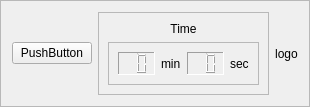
       <widget class="QFrame" name="menuFrame">
        <property name="frameShape">
         <enum>QFrame::StyledPanel</enum>
        </property>
        <property name="frameShadow">
         <enum>QFrame::Raised</enum>
        </property>
        <layout class="QHBoxLayout" name="horizontalLayout">
         <item>
          <widget class="QPushButton" name="gameMenu">
           <property name="text">
            <string>PushButton</string>
           </property>
          </widget>
         </item>
         <item>
          <widget class="QFrame" name="timerFrame">
           <property name="frameShape">
            <enum>QFrame::StyledPanel</enum>
           </property>
           <property name="frameShadow">
            <enum>QFrame::Raised</enum>
           </property>
           <layout class="QVBoxLayout" name="verticalLayout_4">
            <item>
             <widget class="QLabel" name="label">
              <property name="text">
               <string>Time</string>
              </property>
              <property name="alignment">
               <set>Qt::AlignCenter</set>
              </property>
             </widget>
            </item>
            <item>
             <widget class="QFrame" name="frame">
              <property name="frameShape">
               <enum>QFrame::StyledPanel</enum>
              </property>
              <property name="frameShadow">
               <enum>QFrame::Raised</enum>
              </property>
              <layout class="QHBoxLayout" name="horizontalLayout_3">
               <item>
                <widget class="QLCDNumber" name="timeMin">
                 <property name="frameShape">
                  <enum>QFrame::Panel</enum>
                 </property>
                 <property name="frameShadow">
                  <enum>QFrame::Sunken</enum>
                 </property>
                 <property name="digitCount">
                  <number>2</number>
                 </property>
                 <property name="segmentStyle">
                  <enum>QLCDNumber::Filled</enum>
                 </property>
                </widget>
               </item>
               <item>
                <widget class="QLabel" name="min">
                 <property name="text">
                  <string>min</string>
                 </property>
                </widget>
               </item>
               <item>
                <widget class="QLCDNumber" name="timeSec">
                 <property name="frameShape">
                  <enum>QFrame::Panel</enum>
                 </property>
                 <property name="frameShadow">
                  <enum>QFrame::Sunken</enum>
                 </property>
                 <property name="smallDecimalPoint">
                  <bool>false</bool>
                 </property>
                 <property name="digitCount">
                  <number>2</number>
                 </property>
                 <property name="value" stdset="0">
                  <double>0.000000000000000</double>
                 </property>
                 <property name="intValue" stdset="0">
                  <number>0</number>
                 </property>
                </widget>
               </item>
               <item>
                <widget class="QLabel" name="sec">
                 <property name="text">
                  <string>sec</string>
                 </property>
                </widget>
               </item>
              </layout>
             </widget>
            </item>
           </layout>
          </widget>
         </item>
         <item>
          <widget class="QLabel" name="logo">
           <property name="text">
            <string>logo</string>
           </property>
           <property name="alignment">
            <set>Qt::AlignCenter</set>
           </property>
          </widget>
         </item>
        </layout>
       </widget>
